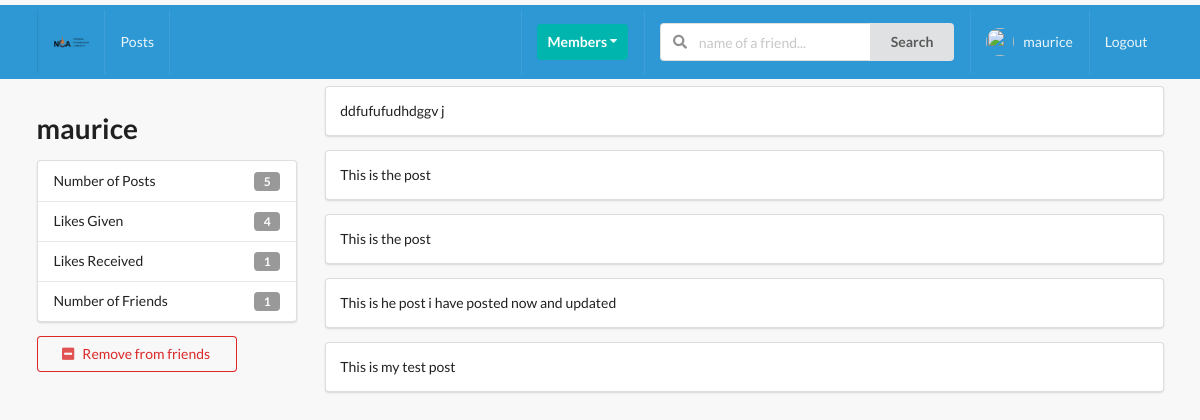
The page /profiles/angel-maurice-4889f780/ (signed in) on the database as committed earlier.
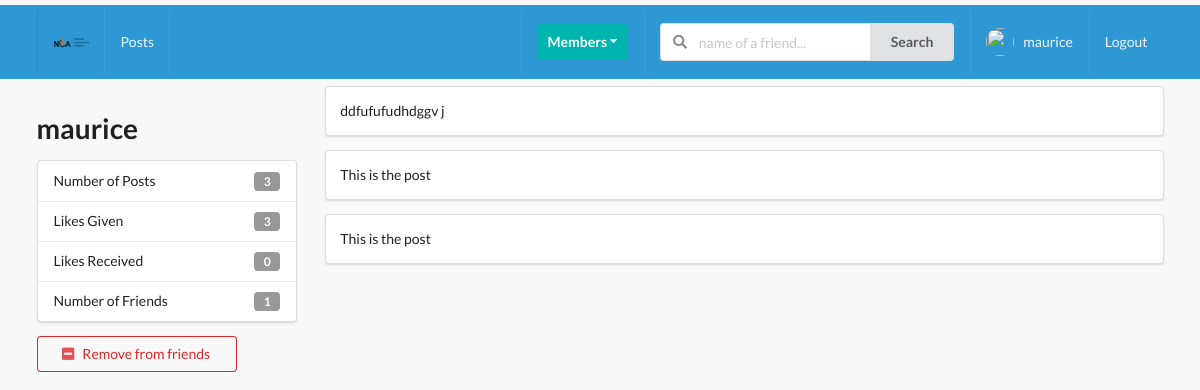
The same page on the database as committed later.
### profiles/models.py (models this page shows, shortened)
class Profile(models.Model):
    first_name = models.CharField(max_length=200, blank=True)
    last_name = models.CharField(max_length=200, blank=True)
    user= models.OneToOneField(User, on_delete=models.CASCADE)
    bio = models.TextField(default="no bio...", max_length=300)
    email = models.EmailField(max_length=200, blank=True)
    country = models.CharField(max_length=200, blank=True)
    avatar = models.ImageField(default='avatar.png', upload_to='avatars/')
    friends = models.ManyToManyField(User, blank=True, related_name='friends')
    slug = models.SlugField(unique=True, blank=True)
    updated = models.DateTimeField(auto_now=True)
    created = models.DateTimeField(auto_now_add=True)
    objects = ProfileManager()
    def get_friends_no(self):
        return self.friends.all().count()
    def get_posts_no(self):
        return self.posts.all().count()
    def get_all_authors_posts(self):
        return self.posts.all()
    def get_likes_given_no(self):
        likes = self.like_set.all()
        total_liked = 0
        for item in likes:
            if item.value=='Like':
                total_liked += 1
        return total_liked
    def get_likes_recieved_no(self):
        posts = self.posts.all()
        total_liked = 0
        for item in posts:
            total_liked += item.liked.all().count()
        return total_liked
    __initial_first_name = None
    __initial_last_name = None
    def __init__(self, *args, **kwargs):
        super().__init__(*args, **kwargs)
        self.__initial_first_name = self.first_name
        self.__initial_last_name = self.last_name

### posts/models.py (models this page shows, shortened)
class Like(models.Model):
    user = models.ForeignKey(Profile, on_delete=models.CASCADE)
    post = models.ForeignKey(Post, on_delete=models.CASCADE)
    value = models.CharField(choices=(
    ('Like', 'Like'),
    ('Unlike', 'Unlike'),
), max_length=8)
    updated = models.DateTimeField(auto_now=True)
    created = models.DateTimeField(auto_now_add=True)

class Post(models.Model):
    content = models.TextField()
    image = models.ImageField(upload_to='posts',  validators=[FileExtensionValidator(['png', 'jpg', 'jpeg'])], blank=True )
    liked = models.ManyToManyField(Profile, blank=True, related_name='likes')
    updated = models.DateTimeField(auto_now=True)
    created = models.DateTimeField(auto_now_add=True)
    author = models.ForeignKey(Profile, on_delete=models.CASCADE, related_name='posts')
    class Meta:
        ordering = ('-created',)

### profiles/views.py (the view)
# urls.py: path('<slug>/', ProfileDetailView.as_view(), name='profile-detail-view'),
class ProfileDetailView(LoginRequiredMixin, DetailView):
    model = Profile
    template_name = 'profiles/detail.html'
    def get_object(self, slug=None):
        slug = self.kwargs.get('slug')
        profile = Profile.objects.get(slug=slug)
        return profile
    def get_context_data(self, **kwargs):
        context = super().get_context_data(**kwargs)
        user = User.objects.get(username__iexact=self.request.user)
        profile = Profile.objects.get(user=user)
        rel_r = Relationship.objects.filter(sender=profile)
        rel_s = Relationship.objects.filter(receiver=profile)
        rel_receiver = []
        rel_sender = []
        for item in rel_r:
            rel_receiver.append(item.receiver.user)
        for item in rel_s:
            rel_sender.append(item.sender.user)
        context["rel_receiver"] = rel_receiver
        context["rel_sender"] = rel_sender
        context['posts'] = self.get_object().get_all_authors_posts()
        context['len_posts'] = True if len(self.get_object().get_all_authors_posts()) > 0 else False
        return context

### profiles/context_processors.py (called while the page is built)
def profile_pic(request):
    if request.user.is_authenticated:
        profile_obj = Profile.objects.get(user=request.user)
        pic = profile_obj.avatar
        return{'picture': pic}
    return {}

def invitations_received_no(request):
    if request.user.is_authenticated:
        profile_obj = Profile.objects.get(user=request.user)
        qs_count = Relationship.objects.invatations_received(profile_obj).count()
        return{'invites_num': qs_count}
    return {}

### profiles/models.py (called while the page is built)
    def invatations_received(self, receiver):
        qs = Relationship.objects.filter(receiver=receiver, status='send')
        return qs

### profiles/templates/profiles/detail.html (shortened to what this page needs)
{% extends 'base.html' %}
{% block content %}
<div class="ui grid">
    <br>
    <div class="row">
        <div class="four wide column">
            <h1>{{object.user}}</h1>
            <div class="ui vertical fluid menu">
                <div class="item">
                    Number of Posts
                    <div class="ui label">{{object.get_posts_no}}</div>
                </div>
                <div class="item">
                    Likes Given
                    <div class="ui label">{{object.get_likes_given_no}}</div>
                </div>
                <div class="item">
                    Likes Received
                    <div class="ui label">{{object.get_likes_recieved_no}}</div>
                </div>
                <div class="item">
                    Number of Friends
                    <div class="ui label">{{object.get_friends_no}}</div>
                </div>
            </div>
            {% if request.user in object.friends.all %}
                <form action="{% url 'profiles:remove-friend' %}" method="POST">
                    <button type="submit" class="ui negative basic button mb-5 w-big"><i class="minus square icon"></i>Remove from friends</button>
                </form>
            {% endif %}
        </div>
        <div class="twelve wide column">
            {% if len_posts %}
                {% for post in posts %}
                    <div class="segment ui fluid">
                        {{post.content}}
                    </div>
                {% endfor %}
            {% else %}
            <h1>No posts of this user ...</h1>
            {% endif %}
        </div>
    </div>
</div>
{% endblock %}

### templates/base.html (shortened to what this page needs)
{% load static %}
<!doctype html>
<html lang="en">
  <head>
    <link rel="stylesheet" type="text/css" href="https://cdnjs.cloudflare.com/ajax/libs/semantic-ui/2.2.14/semantic.min.css">
    <link rel="stylesheet" type="text/css" href={% static 'style.css' %}>
  </head>
  <body>
      {% include 'main/navbar.html' %}
    <div class="ui container">
        {% block content %}
        {% endblock %}
    </div>
  </body>
</html>

### templates/main/navbar.html (shortened to what this page needs)
{% load static %}
{% url 'home-view' as path_to_home %}
{% url 'posts:main-post-view' as path_to_posts %}
{% url 'profiles:my-profile-view' as path_to_my_profile %}
<div class="nav mb-7 mt-5 ui inverted menu body">
    <div class="ui container ">
        {% if user.is_authenticated %}
            <a href="{{path_to_posts}}" class="navbar-brand {% if request.path == path_to_home %} active {% endif %}item"><img src="{% static 'logonca.png' %}"></a>
        {% else %}
            <a href="{% url 'account_login' %}" class="item"></a>
        {% endif %}
      {% if request.user.is_authenticated %}
      <a href="{{path_to_posts}}" class="{% if request.path == path_to_posts %} active {% endif %}item">
          Posts
      </a>
      {% endif %}
      <div class="right menu">
          {% if request.user.is_authenticated %}
          <div class="item">
              <div class="ui floating dropdown icon button teal"> Members
                  <i class="dropdown icon"></i>
               </div>
          </div>
               <div class="item">
                <form action="" method="GET">
                  <div class="ui action left icon input">
                  <input class="prompt" type="text" name='q' placeholder="name of a friend...">
                  <button type='submit' class="ui button">Search</button>
                  </div>
              </form>
              </div>
              <a href="{{path_to_my_profile}}" class="{% if request.path == path_to_my_profile %} active {% endif %} item">
                <img src="{{picture.url}}" alt="" class="ui avatar image" >&nbsp;
                {{request.user}}
              </a>
              <a href="{% url 'account_logout' %}" class="ui item">
                  Logout
              </a>
          {% else %}
          <a href="{% url 'account_login' %}" class="ui item">
                  Login
              </a>
          {% endif %}
      </div>
    </div>
  </div>

### static_project/style.css (style rules this page uses)
body { background-color: #f8f8f8 !important; }
.nav { border-radius: 0px !important; padding: 5px 0 5px 0; background-color: #2e98d4 !important; }
.mb-7 { margin-bottom: 7px !important; }
.mt-5 { margin-top: 5px !important; }
.mb-5 { margin-bottom: 5px !important; }
.w-big { width: 200px !important; }

Rows that differ between the two databases and show on the page:
removed Post: content "This is he post i have posted now and updated"
removed Post: content "This is my test post"
computed for Profile "maurice": get_posts_no "5" → "3"; get_likes_given_no "4" → "3"; get_likes_recieved_no "1" → "0"
